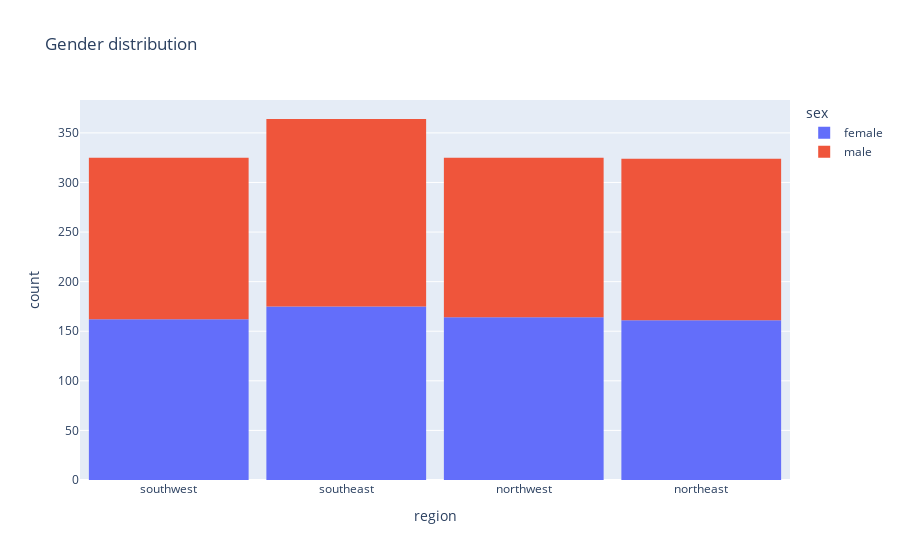

Notebook cell for this chart:
### Markdown cell above
### Region

### Code cell
fig = px.histogram(df, x = 'region', title='Gender distribution', color='sex')
fig.update_layout(bargap=0.1)
fig.show()

### Figure 1 — Plotly figure (JSON) as saved in the notebook; plotly's stock layout.template omitted (floating-point values rounded to 4 significant figures; data arrays with more than 128 entries replaced by an {"elided": "..."} marker saying what was removed)
{"data": [{"alignmentgroup": "True", "bingroup": "x", "hovertemplate": "sex=female<br>region=%{x}<br>count=%{y}<extra></extra>", "legendgroup": "female", "marker": {"color": "#636efa", "pattern": {"shape": ""}}, "name": "female", "offsetgroup": "female", "orientation": "v", "showlegend": true, "type": "histogram", "x": {"elided": "662 str values"}, "xaxis": "x", "yaxis": "y"}, {"alignmentgroup": "True", "bingroup": "x", "hovertemplate": "sex=male<br>region=%{x}<br>count=%{y}<extra></extra>", "legendgroup": "male", "marker": {"color": "#EF553B", "pattern": {"shape": ""}}, "name": "male", "offsetgroup": "male", "orientation": "v", "showlegend": true, "type": "histogram", "x": {"elided": "676 str values"}, "xaxis": "x", "yaxis": "y"}], "layout": {"bargap": 0.1, "barmode": "relative", "legend": {"title": {"text": "sex"}, "tracegroupgap": 0}, "title": {"text": "Gender distribution"}, "xaxis": {"anchor": "y", "domain": [0, 1], "title": {"text": "region"}}, "yaxis": {"anchor": "x", "domain": [0, 1], "title": {"text": "count"}}}}
